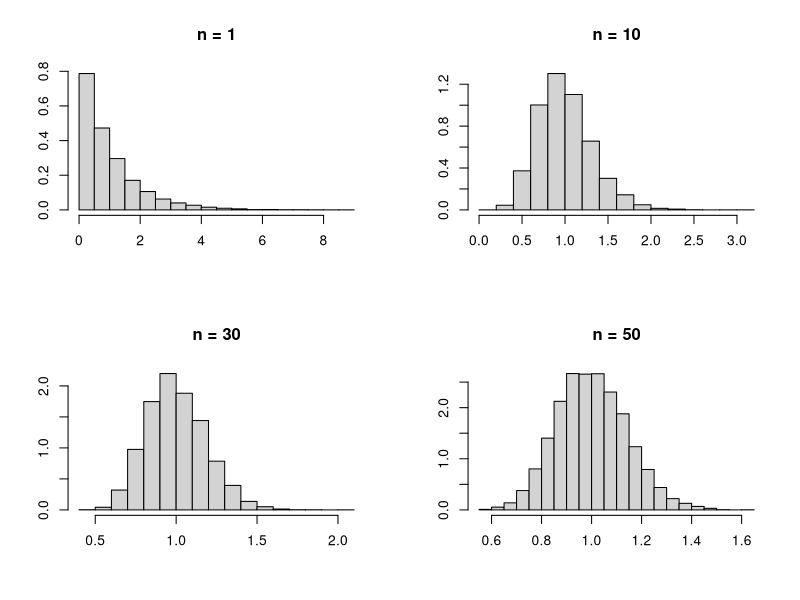

The R script that drew this image:
# Source: lab notes by Dr. Mary Lesperance


# We demonstrate the Central Limit Theorem using simulations of sums of Uniform random variables.

# Define a function to simulate <repeats> replications 
# simulating <size> number of random variables in the mean.
# Return a vector of length <repeats>


# Run these code by selecting the code from the next line to the line before # end of code for question 5.

Usim <- function(repeats, size){
  v <- rexp(size*repeats)               #generate size*repeats from Uniform(0,1)
  w <- matrix(v,nrow=size,ncol=repeats)  #Put v in a matrix with size rows and repeats cols
  return(colMeans(w))  #Sum the columns
}


set.seed(12345)  # Make simulation random but reproducible

U1 <- Usim(10000,1)   #size 1
head(U1)

U2 <- Usim(10000,10)   #size 10
head(U2)

U3 <- Usim(10000,30)   #size 30
head(U3)

U4 <- Usim(10000,50)  #size 50
head(U4)     # sums of 20 U(0,1) random observations
length(U4)   #check the length, should be 10000

# Draw histograms of the 4 vectors.
#  look up the help file for the function layout

layout(matrix(c(1,2,3,4),nrow=2,ncol=2,byrow=TRUE))  

hist(U1,prob=TRUE,ann=FALSE)   #ann=FALSE turns off annotation
title("n = 1")

hist(U2,prob=TRUE,ann=FALSE) 
title("n = 10")

hist(U3,prob=TRUE,ann=FALSE) 
title("n = 30")

hist(U4,prob=TRUE,ann=FALSE) 
title("n = 50")

layout(1)

# end of code for question 5


# End of first block of R code.


# Confidence Interval demonstration

# 1. Take a random sample of n = 100 observation from N(0,1)
# 2. Compute a 95% confidence interval
# 3. Repeat 1 and 2 1000 times
# 4. Count how many confidence intervals contain mu = 0.


# Run these code by selecting the code from the next line to the line before # end of code for question 5.

set.seed(12345)  # Make simulation random but reproducible

CI <- c(0,0)
count1 <- 0

for (i in 1:1000){
  x <- rnorm(100)
  CI[1] <- mean(x) - qnorm(0.955555)/10      # compute lower confidence limit
  CI[2] <- mean(x) + qnorm(0.955555)/10      # compute upper confidence limit
  if(CI[1] <= 0 & CI[2] >= 0) {           # check if true mean is inside the confidence interval
    count1 <- count1 + 1
  }
}

count1

cat("Percentage of confidence intervals containing mu = ", count1/10, "\n")

# end of code for question 6

#Percentage of confidence intervals containing mu: 90
#0.955555 (qnorm(0.955555)) was used to replace the two lines with command "qnorm(0.975)"



